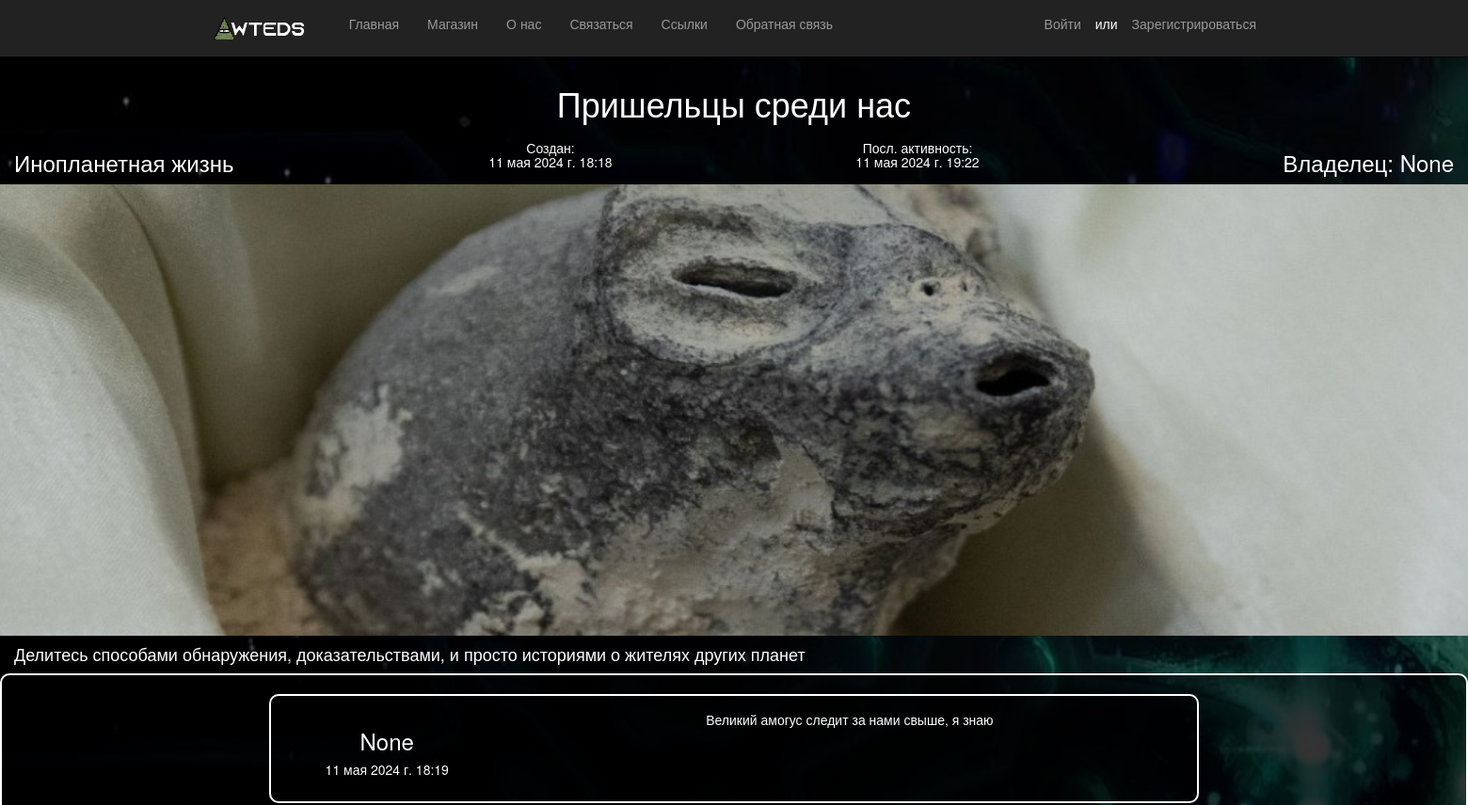
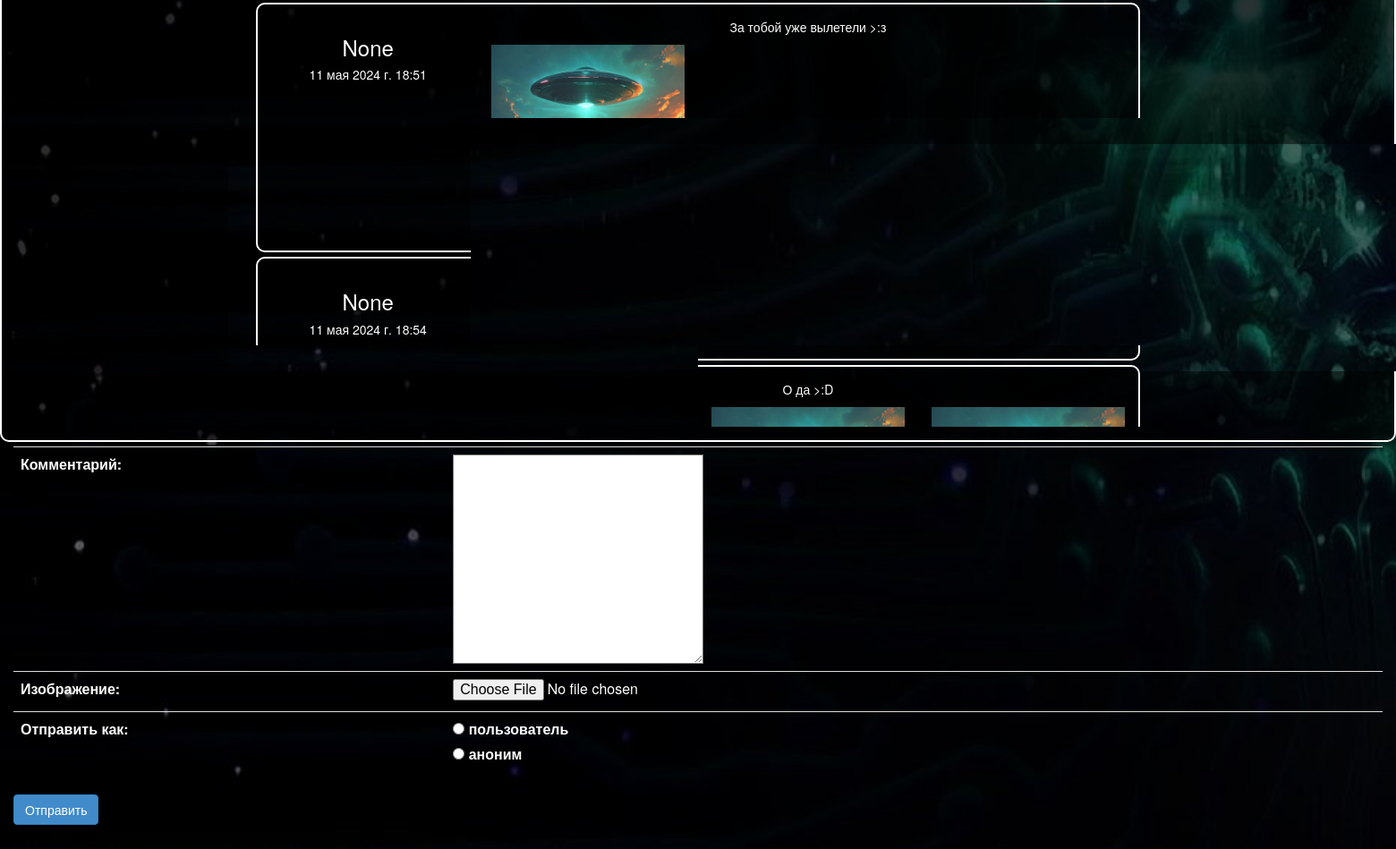
Page /thread/3/ on the committed database (2 pictures, top to bottom).
### app/models.py (models this page shows, shortened)
class Thread (models.Model):
    title = models.CharField(max_length = 192, verbose_name = "Название")
    short_desc = models.CharField(max_length = 512, verbose_name = "Краткое описание")
    theme = models.CharField(max_length = 32, db_default = "00", default = "Неспецифический заговор",
                             verbose_name = "Тематика", choices = [
                                ("AL", "Инопланетная жизнь"),
                                ("CU", "Таинственные культы"),
                                ("GV", "Правительственный заговор"),
                                ("IL", "Заговор иллюминатов"),
                                ("RI", "Мировая элита"),
                                ("00", "Неспецифический заговор"),
                            ])
    owner = models.ForeignKey(User, null = True, blank = True, on_delete=models.SET_NULL, verbose_name = "Владелец")
    created = models.DateTimeField(default = datetime.now(), verbose_name = "Создание")
    active = models.DateTimeField(default = datetime.now(), verbose_name = "Последняя активность")
    image = models.ImageField(max_length = 255, null = True, blank = True, verbose_name = "Картинка")
    class Meta:
        db_table = "threads"
        ordering = ["-active", "-created"]
        verbose_name = "форумная публикация"
        verbose_name_plural = "форумные публикации"

class ThreadComment (models.Model):
    homethread = models.ForeignKey(Thread, on_delete = models.CASCADE, verbose_name = "Форум")
    author = models.ForeignKey(User, null = True, blank = True, on_delete=models.SET_NULL, verbose_name = "Автор")
    text = models.TextField(verbose_name = "Текст")
    created = models.DateTimeField(default = datetime.now(), verbose_name = "Создание")
    image_1 = models.ImageField(max_length = 255, null = True, blank = True, verbose_name = "Картинка (1)")
    image_2 = models.ImageField(max_length = 255, null = True, blank = True, verbose_name = "Картинка (2)")
    image_3 = models.ImageField(max_length = 255, null = True, blank = True, verbose_name = "Картинка (3)")
    class Meta:
        db_table = "thread_comments"
        ordering = ["created"]
        verbose_name = "комментарий форума"
        verbose_name_plural = "комментарии форума"

### app/views.py (the view)
# urls.py: path('thread/<int:threadid>/', views.thread, name='thread'),
def thread(request, threadid):
    assert isinstance(request, HttpRequest)
    thread = Thread.objects.get(id = threadid)
    comments = ThreadComment.objects.filter(homethread__exact = threadid)
    if (request.method == "POST"):
        fform = CommentCreationForm(request.POST, request.FILES)
        if (fform.is_valid()):
            usr = None
            if fform.cleaned_data["provideas"] != "anon":
                if str(request.user) == "AnonymousUser":
                    return render(
                        request,
                        'app/thread.html',
                        {
                            'thread': thread,
                            'comments': comments,
                            'message': "Вы должны войти в аккаунт, чтобы оставлять сообщения как пользователь.",
                            'commform': fform,
                            'year': datetime.now()
                        }
                   )
                else:
                    usr = request.user
            comment = ThreadComment(
                author = usr,
                text = fform.cleaned_data["text"],
                homethread = thread,
                image_1 = fform.cleaned_data["image_1"],
                image_2 = fform.cleaned_data["image_2"],
                image_3 = fform.cleaned_data["image_3"],)
            comment.save()
            thread.active = datetime.now()
            thread.save()
            return render(
                request,
                'app/thread.html',
                {
                    'thread': thread,
                    'comments': comments,
                    'commform': CommentCreationForm(),
                    'year': datetime.now()
                }
            )
    else:
        return render(
            request,
            'app/thread.html',
            {
                'thread': thread,
                'comments': comments,
                'commform': CommentCreationForm(),
                'year': datetime.now()
            }
        )

### app/templates/app/thread.html (shortened to what this page needs)
{% extends 'app/layout.html' %}
{% block content %}
<div class="container-fluid">
    <div class="row">
        <h1 class="col-md-12 text-center">{{ thread.title }}</h1>
    </div>
    <div class="row">
        <h3 class="col-md-3 text-left">
            {% if thread.theme == "AL" %} Инопланетная жизнь
            {% elif thread.theme == "CU" %} Таинственные культы
            {% elif thread.theme == "GV" %} Правительственный заговор
            {% elif thread.theme == "IL" %} Заговор иллюминатов
            {% elif thread.theme == "RI" %} Мировая элита
            {% else %}
                Неспецифический заговор
            {% endif %}
        </h3>
        <h5 class="col-md-3 text-center">Создан:<br/>{{ thread.created }}</h5>
        <h5 class="col-md-3 text-center">Посл. активность:<br/>{{thread.active}}</h5>
        <h3 class="col-md-3 text-right">Владелец: {{thread.owner}}</h3>
    </div>
    {% if thread.image %}
    <div class="text-center" style="display:flex; justify-content: center">
        <img src="{{ thread.image.url }}" alt="Баннер" style="max-height: 480px; display: block"/>
    </div>
    {% endif %}
    <h4>{{thread.short_desc}}</h4>
</div>
<div class="row content-card">
<div class="col-md-8 col-md-offset-2 text-center scroller">
{% for comment in comments %}
    <div class="content-card container">
        <div class="row">
            <div class="col-md-3 text-center">
                <h3>{{comment.author}}</h3>
                <h5>{{comment.created}}</h5>
            </div>
            <div class="col-md-9 container-fluid">
                <div class="row"><p>{{comment.text}}</p></div>
                {% if comment.image_1 or comment.image_2 or comment.image_3 %}
                <div class="row" style="height:120px">
                    <div class="col-md-4 text-center">
                        {% if comment.image_1 %}
                        <img src="{{ comment.image_1.url }}" class="to-fit"/>
                        {% endif %}
                    </div>
                    <div class="col-md-4 text-center">
                        {% if comment.image_2 %}
                        <img src="{{ comment.image_2.url }}" class="to-fit"/>
                        {% endif %}
                    </div>
                    <div class="col-md-4 text-center">
                        {% if comment.image_3 %}
                        <img class="to-fit" src="{{ comment.image_3.url }}"/>
                        {% endif %}
                    </div>
                </div>
                {% endif %}
            </div>
        </div>
    </div>
{% endfor %}
</div>
</div>
<form сlass="container-fluid" method="POST">
    <table class="col-md-12 table">
        {{ commform.as_table }}
    </table>
    <button class="submit-button btn btn-primary">Отправить</button>
</form>
{% endblock %}

### app/static/app/content/site.css (style rules this page uses)
body { background-image: url(../img/bg.jpg); background-repeat: no-repeat; background-size: cover; background-attachment: fixed; padding-top: 50px; padding-bottom: 20px; color: white; }
input, select, textarea { max-width: 280px; }
.content-card { border: solid; border-color: rgba(255,255,255,1); border-width: 2px; border-radius: 10px; background-color: rgba(0,0,0,0.5); margin-bottom: 5px; margin-top: 5px; padding: 15px; }
.scroller { overflow-y: scroll; overflow-x: hidden; height: 600px; }
.to-fit { max-width: 100%; max-height: 240px; }

### rows in the picture
Thread: title "Пришельцы среди нас", created "11 мая 2024 г. 18:18", active "11 мая 2024 г. 19:22", owner "None", image (picture), short_desc "Делитесь способами обнаружения, доказательствами, и просто историями о жителях других планет"
ThreadComment: author "None", created "11 мая 2024 г. 18:19", text "Великий амогус следит за нами свыше, я знаю"
ThreadComment: author "None", created "11 мая 2024 г. 18:51", text "За тобой уже вылетели >:з", image_1 (picture)
ThreadComment: author "None", created "11 мая 2024 г. 18:54"
ThreadComment: text "О да >:D", image_1 (picture), image_2 (picture), image_3 (picture)
